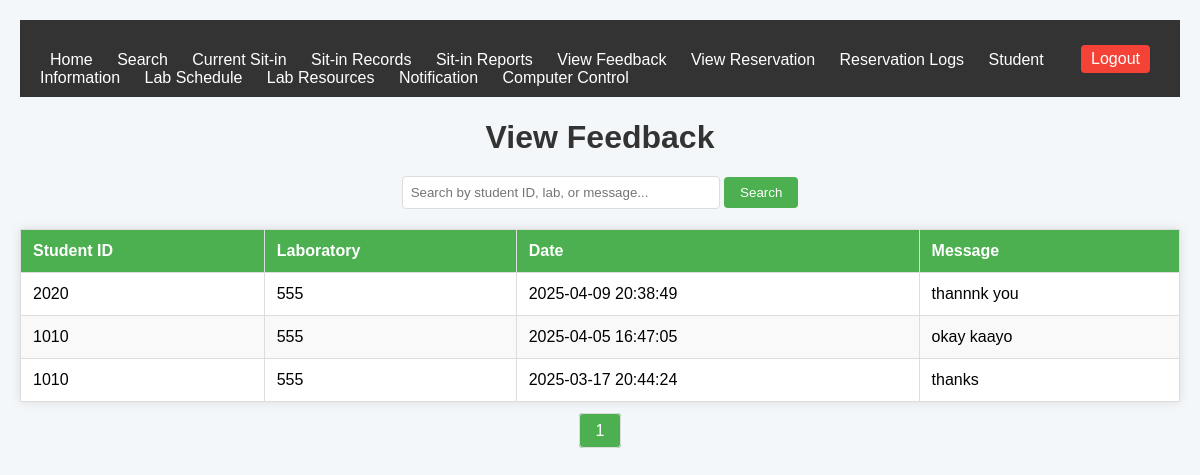
Page /view_feedback.php (signed in) on the committed database.
### tables this page shows
CREATE TABLE `feedback` (
  `id` int(11) NOT NULL,
  `user_id` varchar(50) NOT NULL,
  `sit_in_id` int(11) NOT NULL,
  `rating` int(11) NOT NULL,
  `comments` text NOT NULL,
  `submitted_at` datetime NOT NULL
);

CREATE TABLE `sit_in_history` (
  `id` int(11) NOT NULL,
  `user_id` varchar(50) NOT NULL,
  `purpose` varchar(255) NOT NULL,
  `lab` varchar(255) NOT NULL,
  `session_start` datetime NOT NULL,
  `session_end` datetime DEFAULT NULL,
  `date_time` datetime DEFAULT NULL,
  `status` enum('pending','accepted','declined') DEFAULT 'pending'
);

### view_feedback.php (the view, shortened to what this page needs)
<?php
include 'db_connect.php';
$page = isset($_GET['page']) ? (int)$_GET['page'] : 1;
$per_page = 10;
$offset = ($page - 1) * $per_page;
$search = isset($_GET['search']) ? $_GET['search'] : '';
$sql_feedback = "SELECT feedback.user_id, sit_in_history.lab, sit_in_history.session_start, feedback.comments
                 FROM feedback
                 JOIN sit_in_history ON feedback.sit_in_id = sit_in_history.id
                 WHERE (feedback.user_id LIKE ? OR sit_in_history.lab LIKE ? OR feedback.comments LIKE ?)
                 ORDER BY feedback.submitted_at DESC
                 LIMIT ? OFFSET ?";
$stmt = $conn->prepare($sql_feedback);
$search_term = "%$search%";
$stmt->bind_param("sssii", $search_term, $search_term, $search_term, $per_page, $offset);
$stmt->execute();
$result_feedback = $stmt->get_result();
$feedback = [];
while ($row = $result_feedback->fetch_assoc()) {
    $feedback[] = $row;
}
$sql_total = "SELECT COUNT(*) as total
              FROM feedback
              JOIN sit_in_history ON feedback.sit_in_id = sit_in_history.id
              WHERE (feedback.user_id LIKE ? OR sit_in_history.lab LIKE ? OR feedback.comments LIKE ?)";
$stmt_total = $conn->prepare($sql_total);
$stmt_total->bind_param("sss", $search_term, $search_term, $search_term);
$stmt_total->execute();
$total_result = $stmt_total->get_result();
$total_row = $total_result->fetch_assoc();
$total_feedback = $total_row['total'];
$total_pages = ceil($total_feedback / $per_page);
?>
<!DOCTYPE html>
<html lang="en">
<head>
</head>
<body>
<div class="header">
    <div>
        <a href="admin_home.php">Home</a>
        <a href="#" id="searchLink">Search</a>
        <a href="view_current_sitin.php">Current Sit-in</a>
        <a href="view_sitin.php">Sit-in Records</a>
        <a href="sitin_reports.php">Sit-in Reports</a>
        <a href="view_feedback.php">View Feedback</a>
        <a href="view_reservation.php">View Reservation</a>
        <a href="reservation_logs.php">Reservation Logs</a>
        <a href="student_management.php">Student Information</a>
        <a href="lab_schedule.php">Lab Schedule</a>
        <a href="lab_resources.php">Lab Resources</a>
        <a href="admin_notification.php">Notification</a>
        <a href="computer_control.php">Computer Control</a>
    </div>
    <a href="logout.php" class="logout-btn">Logout</a>
</div>
    <h1>View Feedback</h1>
    <div class="search-bar">
        <form method="GET" action="">
            <input type="text" name="search" placeholder="Search by student ID, lab, or message..." value="<?= htmlspecialchars($search) ?>">
            <button type="submit">Search</button>
        </form>
    </div>
    <table>
        <thead>
            <tr>
                <th>Student ID</th>
                <th>Laboratory</th>
                <th>Date</th>
                <th>Message</th>
            </tr>
        </thead>
        <tbody>
            <?php if (!empty($feedback)): ?>
                <?php foreach ($feedback as $fb): ?>
                    <tr>
                        <td><?= htmlspecialchars($fb['user_id']) ?></td>
                        <td><?= htmlspecialchars($fb['lab']) ?></td>
                        <td><?= htmlspecialchars(date('Y-m-d H:i:s', strtotime($fb['session_start']))) ?></td>
                        <td><?= htmlspecialchars($fb['comments']) ?></td>
                    </tr>
                <?php endforeach; ?>
            <?php else: ?>
                <tr>
                    <td colspan="4" class="no-records">No feedback found.</td>
                </tr>
            <?php endif; ?>
        </tbody>
    </table>
    <div class="pagination">
        <?php for ($i = 1; $i <= $total_pages; $i++): ?>
            <?php if ($i == $page): ?>
                <span><?= $i ?></span>
            <?php else: ?>
                <a href="?page=<?= $i ?>&search=<?= urlencode($search) ?>"><?= $i ?></a>
            <?php endif; ?>
        <?php endfor; ?>
    </div>
</body>
</html>

### view_feedback.php (style rules this page uses)
body { font-family: Arial, sans-serif; margin: 0; padding: 20px; background-color: #f4f7f9; }
h1 { text-align: center; margin-bottom: 20px; color: #333; }
.search-bar { margin-bottom: 20px; text-align: center; }
.search-bar input[type="text"] { padding: 8px; width: 300px; border: 1px solid #ddd; border-radius: 4px; }
.search-bar button { padding: 8px 16px; border: none; background-color: #4CAF50; color: white; border-radius: 4px; cursor: pointer; }
table { width: 100%; border-collapse: collapse; margin-top: 20px; background-color: white; box-shadow: 0 0 10px rgba(0, 0, 0, 0.1); }
th, td { padding: 12px; border: 1px solid #ddd; text-align: left; }
th { background-color: #4CAF50; color: white; }
tr:nth-child(even) { background-color: #f9f9f9; }
.pagination { text-align: center; margin-top: 20px; }
.pagination a, .pagination span { padding: 8px 16px; margin: 0 4px; border: 1px solid #ddd; border-radius: 4px; text-decoration: none; color: #4CAF50; }
.pagination span { background-color: #4CAF50; color: white; }
.header { background-color: #333; color: white; padding: 10px 20px; display: flex; justify-content: space-between; align-items: center; }
.header a { color: white; text-decoration: none; margin: 0 10px; }
.logout-btn { background-color: #f44336; color: white; border: none; padding: 5px 10px; border-radius: 4px; cursor: pointer; text-decoration: none; }

### rows in the picture
feedback: user "2020", sit_in_history.lab "555", sit_in_history.session_start "2025-04-09 20:38:49", comments "thannnk you"
feedback: user "1010", sit_in_history.lab "555", sit_in_history.session_start "2025-04-05 16:47:05", comments "okay kaayo"
feedback: user "1010", sit_in_history.lab "555", sit_in_history.session_start "2025-03-17 20:44:24", comments "thanks"
